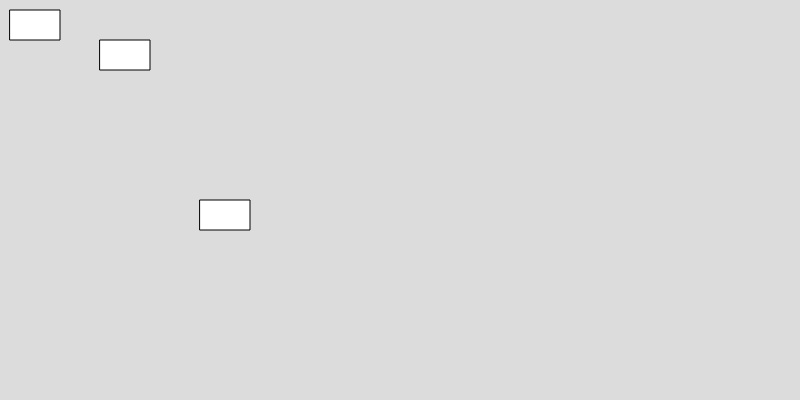
Frame 1 (no input)
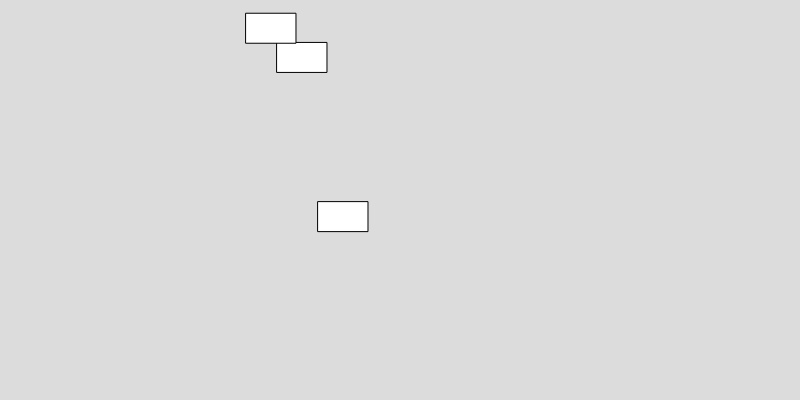
Frame 60 (no input)
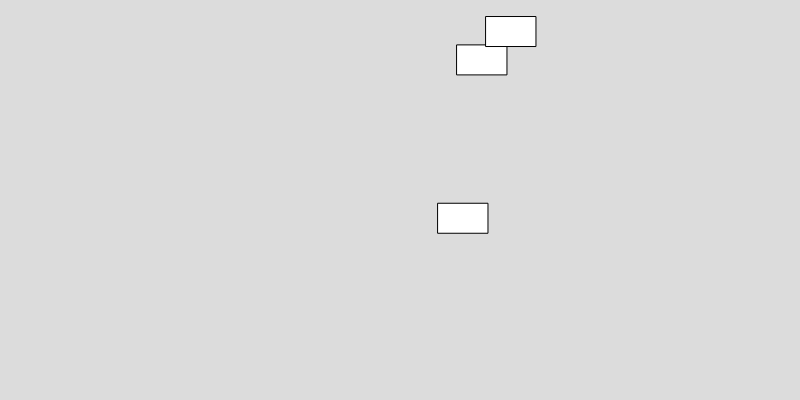
Frame 120 (the mouse pressed at the canvas centre since frame 60)

The p5.js sketch that drew these frames (run headless with seeded random() and noise() and a simulated clock; from frame 60 on, the mouse is pressed at the canvas centre):

// p5.js sketch
// ── sketch.js
class Car {
	constructor(vec, speed) {
		this.position = vec;
		this.directionRadians = 45;
		this.speed = speed;
	}

	speedVector() {
		let t = p5.Vector.fromAngle(
			radians(this.directionRadians * oneDegreeInRadians),
			this.speed
		);

		return t;
	}

	move() {
		rect(this.position.x, this.position.y, 50, 30);
		this.position.add(this.speedVector());
	}
}

let x = 10;
const oneDegreeInRadians = 0.0174533;
let car = null;

function setup() {
	createCanvas(800, 400);

	car = new Car(createVector(200, 200), 2);
	car2 = new Car(createVector(100, 40), 3);
	car3 = new Car(createVector(10, 10), 4);
}

function draw() {
	background(220);

	car.move();
	car2.move();
	car3.move();
}
